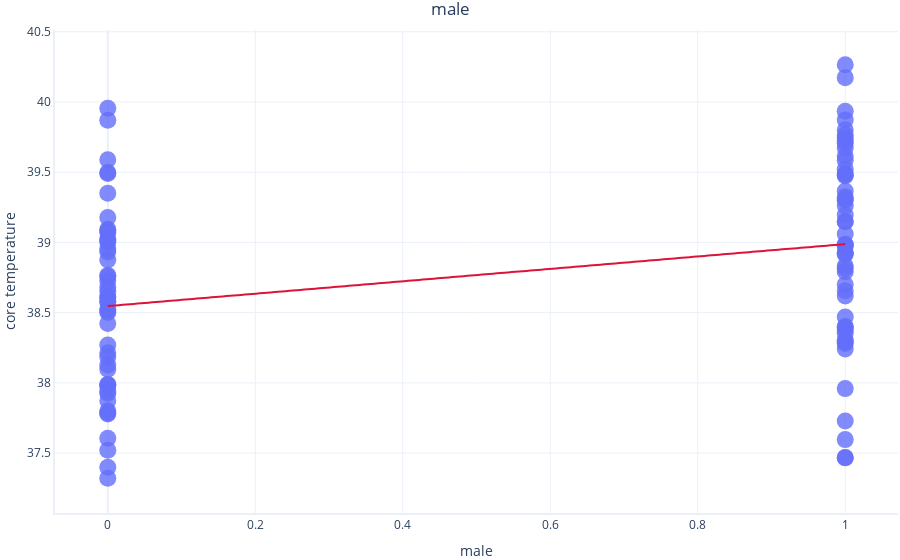
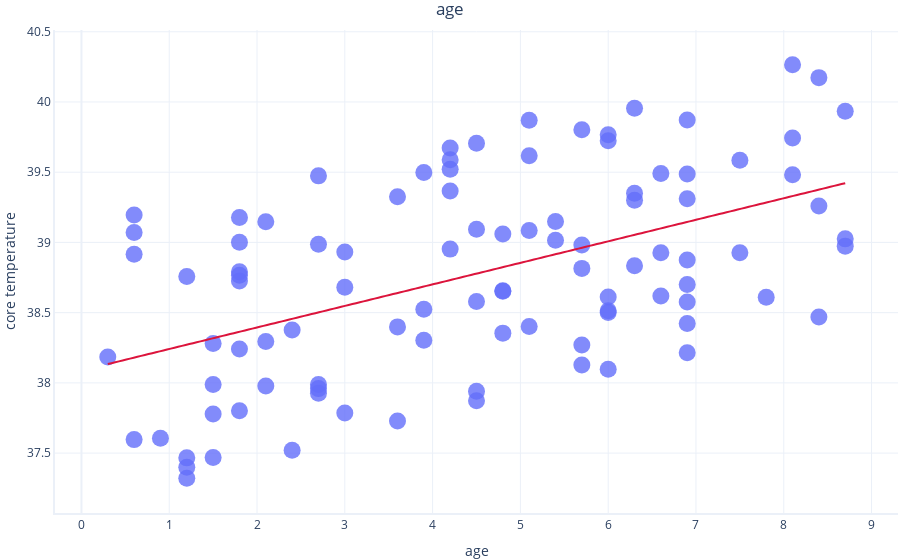
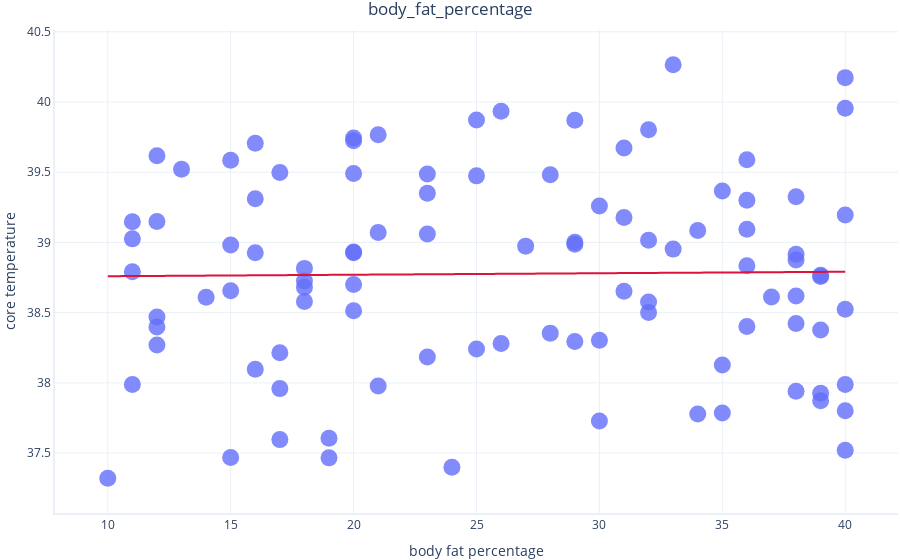

These figures' notebook cell, in order:
### Markdown cell above
At a glance, fatter, older, and male dogs seem to more commonly have higher temperatures than thinner, younger, or female dogs. The other features don't seem particularly useful.

## Simple linear regression

Let's try to predict `core_temperature` using simple linear regression, and note the R<sup>2</sup> for these relationships.

### Code cell
import statsmodels.formula.api as smf
import graphing # custom graphing code. See our GitHub repo for details

for feature in ["male", "age", "body_fat_percentage"]:
    # Perform linear regression. This method takes care of
    # the entire fitting procedure for us.
    formula = "core_temperature ~ " + feature
    simple_model = smf.ols(formula = formula, data = dataset).fit()

    print(feature)
    print("R-squared:", simple_model.rsquared)
    
    # Show a graph of the result
    graphing.scatter_2D(dataset, label_x=feature, 
                                 label_y="core_temperature",
                                 title = feature,
                                 trendline=lambda x: simple_model.params[1] * x + simple_model.params[0],
                                 show=True)
